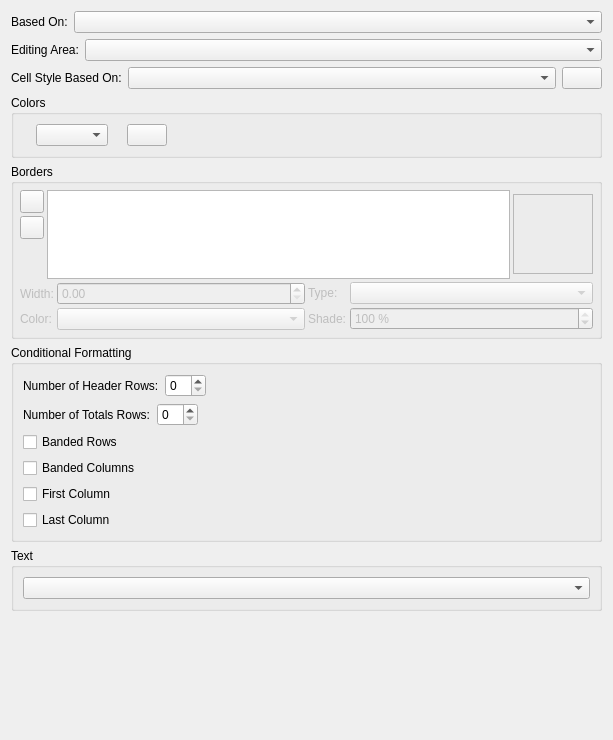
<?xml version="1.0" encoding="UTF-8"?>
<ui version="4.0">
 <class>SMTableStyleWidget</class>
 <widget class="QWidget" name="SMTableStyleWidget">
  <property name="geometry">
   <rect>
    <x>0</x>
    <y>0</y>
    <width>613</width>
    <height>740</height>
   </rect>
  </property>
  <layout class="QVBoxLayout" name="verticalLayout_3">
   <item>
    <layout class="QHBoxLayout" name="horizontalLayout_2">
     <item>
      <widget class="QLabel" name="parentLabel">
       <property name="text">
        <string>Based On:</string>
       </property>
      </widget>
     </item>
     <item>
      <widget class="QComboBox" name="parentCombo">
       <property name="sizePolicy">
        <sizepolicy hsizetype="Expanding" vsizetype="Fixed">
         <horstretch>0</horstretch>
         <verstretch>0</verstretch>
        </sizepolicy>
       </property>
      </widget>
     </item>
    </layout>
   </item>
   <item>
    <layout class="QHBoxLayout" name="horizontalLayout_5">
     <item>
      <widget class="QLabel" name="editingAreaLabel">
       <property name="text">
        <string>Editing Area:</string>
       </property>
      </widget>
     </item>
     <item>
      <widget class="QComboBox" name="conditionalAreaComboBox">
       <property name="sizePolicy">
        <sizepolicy hsizetype="Expanding" vsizetype="Fixed">
         <horstretch>0</horstretch>
         <verstretch>0</verstretch>
        </sizepolicy>
       </property>
      </widget>
     </item>
    </layout>
   </item>
   <item>
    <layout class="QHBoxLayout" name="horizontalLayout_6">
     <item>
      <widget class="QLabel" name="parentLabel_2">
       <property name="text">
        <string>Cell Style Based On:</string>
       </property>
      </widget>
     </item>
     <item>
      <widget class="CellStyleComboBox" name="basedOnComboBox">
       <property name="sizePolicy">
        <sizepolicy hsizetype="Expanding" vsizetype="Fixed">
         <horstretch>0</horstretch>
         <verstretch>0</verstretch>
        </sizepolicy>
       </property>
      </widget>
     </item>
     <item>
      <widget class="QPushButton" name="cellStyleClearButton">
       <property name="text">
        <string/>
       </property>
      </widget>
     </item>
    </layout>
   </item>
   <item>
    <widget class="QGroupBox" name="smColorGroup">
     <property name="title">
      <string>Colors</string>
     </property>
     <layout class="QVBoxLayout" name="verticalLayout">
      <item>
       <layout class="QHBoxLayout" name="horizontalLayout">
        <item>
         <widget class="QLabel" name="fillColorIcon">
          <property name="maximumSize">
           <size>
            <width>22</width>
            <height>22</height>
           </size>
          </property>
          <property name="text">
           <string/>
          </property>
          <property name="buddy">
           <cstring>fillColor</cstring>
          </property>
         </widget>
        </item>
        <item>
         <widget class="SMColorCombo" name="fillColor">
          <property name="toolTip">
           <string>Fill Color</string>
          </property>
         </widget>
        </item>
        <item>
         <widget class="QLabel" name="fillShadeLabel">
          <property name="text">
           <string/>
          </property>
         </widget>
        </item>
        <item>
         <widget class="SMShadeButton" name="fillShade">
          <property name="toolTip">
           <string>Fill Shade</string>
          </property>
          <property name="text">
           <string/>
          </property>
         </widget>
        </item>
        <item>
         <spacer>
          <property name="orientation">
           <enum>Qt::Orientation::Horizontal</enum>
          </property>
          <property name="sizeHint" stdset="0">
           <size>
            <width>40</width>
            <height>20</height>
           </size>
          </property>
         </spacer>
        </item>
       </layout>
      </item>
     </layout>
    </widget>
   </item>
   <item>
    <widget class="QGroupBox" name="bordersLayout">
     <property name="title">
      <string>Borders</string>
     </property>
     <layout class="QVBoxLayout" name="verticalLayout_2">
      <property name="spacing">
       <number>3</number>
      </property>
      <property name="leftMargin">
       <number>6</number>
      </property>
      <property name="topMargin">
       <number>6</number>
      </property>
      <property name="rightMargin">
       <number>6</number>
      </property>
      <property name="bottomMargin">
       <number>6</number>
      </property>
      <item>
       <layout class="QHBoxLayout" name="bordesLayout1">
        <property name="spacing">
         <number>3</number>
        </property>
        <item>
         <layout class="QVBoxLayout" name="bordersLayout1_1">
          <property name="spacing">
           <number>3</number>
          </property>
          <item>
           <widget class="QToolButton" name="addBorderLineButton">
            <property name="enabled">
             <bool>true</bool>
            </property>
            <property name="sizePolicy">
             <sizepolicy hsizetype="Fixed" vsizetype="Fixed">
              <horstretch>0</horstretch>
              <verstretch>0</verstretch>
             </sizepolicy>
            </property>
           </widget>
          </item>
          <item>
           <widget class="QToolButton" name="removeBorderLineButton">
            <property name="enabled">
             <bool>true</bool>
            </property>
            <property name="sizePolicy">
             <sizepolicy hsizetype="Fixed" vsizetype="Fixed">
              <horstretch>0</horstretch>
              <verstretch>0</verstretch>
             </sizepolicy>
            </property>
           </widget>
          </item>
          <item>
           <spacer name="buttonSpacer">
            <property name="orientation">
             <enum>Qt::Orientation::Vertical</enum>
            </property>
            <property name="sizeType">
             <enum>QSizePolicy::Policy::Minimum</enum>
            </property>
            <property name="sizeHint" stdset="0">
             <size>
              <width>20</width>
              <height>40</height>
             </size>
            </property>
           </spacer>
          </item>
         </layout>
        </item>
        <item>
         <widget class="QListWidget" name="borderLineList">
          <property name="enabled">
           <bool>true</bool>
          </property>
          <property name="sizePolicy">
           <sizepolicy hsizetype="Preferred" vsizetype="Minimum">
            <horstretch>0</horstretch>
            <verstretch>0</verstretch>
           </sizepolicy>
          </property>
          <property name="minimumSize">
           <size>
            <width>0</width>
            <height>50</height>
           </size>
          </property>
         </widget>
        </item>
        <item>
         <widget class="TableSideSelector" name="sideSelector">
          <property name="sizePolicy">
           <sizepolicy hsizetype="Fixed" vsizetype="Fixed">
            <horstretch>0</horstretch>
            <verstretch>0</verstretch>
           </sizepolicy>
          </property>
          <property name="minimumSize">
           <size>
            <width>80</width>
            <height>80</height>
           </size>
          </property>
          <property name="frameShape">
           <enum>QFrame::Shape::StyledPanel</enum>
          </property>
          <property name="frameShadow">
           <enum>QFrame::Shadow::Sunken</enum>
          </property>
         </widget>
        </item>
       </layout>
      </item>
      <item>
       <layout class="QHBoxLayout" name="bordersLayout2" stretch="0,0">
        <property name="spacing">
         <number>3</number>
        </property>
        <item>
         <layout class="QFormLayout" name="bordersLayout2_1">
          <property name="fieldGrowthPolicy">
           <enum>QFormLayout::FieldGrowthPolicy::ExpandingFieldsGrow</enum>
          </property>
          <property name="horizontalSpacing">
           <number>3</number>
          </property>
          <property name="verticalSpacing">
           <number>3</number>
          </property>
          <item row="0" column="0">
           <widget class="QLabel" name="borderLineWidthLabel">
            <property name="enabled">
             <bool>false</bool>
            </property>
            <property name="text">
             <string>Width:</string>
            </property>
            <property name="buddy">
             <cstring>borderLineWidth</cstring>
            </property>
           </widget>
          </item>
          <item row="1" column="0">
           <widget class="QLabel" name="borderLineColorLabel">
            <property name="enabled">
             <bool>false</bool>
            </property>
            <property name="text">
             <string>Color:</string>
            </property>
            <property name="buddy">
             <cstring>borderLineColor</cstring>
            </property>
           </widget>
          </item>
          <item row="1" column="1">
           <widget class="ColorCombo" name="borderLineColor">
            <property name="enabled">
             <bool>false</bool>
            </property>
            <property name="sizePolicy">
             <sizepolicy hsizetype="MinimumExpanding" vsizetype="Fixed">
              <horstretch>0</horstretch>
              <verstretch>0</verstretch>
             </sizepolicy>
            </property>
            <property name="minimumSize">
             <size>
              <width>100</width>
              <height>0</height>
             </size>
            </property>
           </widget>
          </item>
          <item row="0" column="1">
           <widget class="ScrSpinBox" name="borderLineWidth">
            <property name="enabled">
             <bool>false</bool>
            </property>
            <property name="sizePolicy">
             <sizepolicy hsizetype="MinimumExpanding" vsizetype="Fixed">
              <horstretch>0</horstretch>
              <verstretch>0</verstretch>
             </sizepolicy>
            </property>
            <property name="minimumSize">
             <size>
              <width>100</width>
              <height>0</height>
             </size>
            </property>
           </widget>
          </item>
         </layout>
        </item>
        <item>
         <layout class="QFormLayout" name="bordersLayout2_2">
          <property name="horizontalSpacing">
           <number>3</number>
          </property>
          <property name="verticalSpacing">
           <number>3</number>
          </property>
          <item row="0" column="0">
           <widget class="QLabel" name="borderLineStyleLabel">
            <property name="enabled">
             <bool>false</bool>
            </property>
            <property name="text">
             <string>Type:</string>
            </property>
            <property name="buddy">
             <cstring>borderLineStyle</cstring>
            </property>
           </widget>
          </item>
          <item row="0" column="1">
           <widget class="LineCombo" name="borderLineStyle">
            <property name="enabled">
             <bool>false</bool>
            </property>
            <property name="sizePolicy">
             <sizepolicy hsizetype="MinimumExpanding" vsizetype="Fixed">
              <horstretch>0</horstretch>
              <verstretch>0</verstretch>
             </sizepolicy>
            </property>
            <property name="minimumSize">
             <size>
              <width>100</width>
              <height>0</height>
             </size>
            </property>
           </widget>
          </item>
          <item row="1" column="0">
           <widget class="QLabel" name="borderLineShadeLabel">
            <property name="enabled">
             <bool>false</bool>
            </property>
            <property name="text">
             <string>Shade:</string>
            </property>
            <property name="buddy">
             <cstring>borderLineShade</cstring>
            </property>
           </widget>
          </item>
          <item row="1" column="1">
           <widget class="ScrSpinBox" name="borderLineShade">
            <property name="enabled">
             <bool>false</bool>
            </property>
            <property name="sizePolicy">
             <sizepolicy hsizetype="MinimumExpanding" vsizetype="Fixed">
              <horstretch>0</horstretch>
              <verstretch>0</verstretch>
             </sizepolicy>
            </property>
            <property name="minimumSize">
             <size>
              <width>100</width>
              <height>0</height>
             </size>
            </property>
            <property name="suffix">
             <string> %</string>
            </property>
            <property name="decimals">
             <number>0</number>
            </property>
            <property name="maximum">
             <double>100.000000000000000</double>
            </property>
            <property name="value">
             <double>100.000000000000000</double>
            </property>
           </widget>
          </item>
         </layout>
        </item>
       </layout>
      </item>
     </layout>
    </widget>
   </item>
   <item>
    <widget class="QGroupBox" name="conditionalFormattingGroupBox">
     <property name="title">
      <string>Conditional Formatting</string>
     </property>
     <layout class="QVBoxLayout" name="verticalLayout_4">
      <item>
       <layout class="QHBoxLayout" name="horizontalLayout_4">
        <item>
         <widget class="QLabel" name="label">
          <property name="text">
           <string>Number of Header Rows:</string>
          </property>
         </widget>
        </item>
        <item>
         <widget class="QSpinBox" name="headerRowsSpinBox">
          <property name="maximum">
           <number>10</number>
          </property>
         </widget>
        </item>
        <item>
         <spacer name="horizontalSpacer">
          <property name="orientation">
           <enum>Qt::Orientation::Horizontal</enum>
          </property>
          <property name="sizeHint" stdset="0">
           <size>
            <width>40</width>
            <height>20</height>
           </size>
          </property>
         </spacer>
        </item>
       </layout>
      </item>
      <item>
       <layout class="QHBoxLayout" name="horizontalLayout_3">
        <item>
         <widget class="QLabel" name="label_2">
          <property name="text">
           <string>Number of Totals Rows:</string>
          </property>
         </widget>
        </item>
        <item>
         <widget class="QSpinBox" name="totalRowsSpinBox">
          <property name="maximum">
           <number>10</number>
          </property>
         </widget>
        </item>
        <item>
         <spacer name="horizontalSpacer_2">
          <property name="orientation">
           <enum>Qt::Orientation::Horizontal</enum>
          </property>
          <property name="sizeHint" stdset="0">
           <size>
            <width>40</width>
            <height>20</height>
           </size>
          </property>
         </spacer>
        </item>
       </layout>
      </item>
      <item>
       <widget class="QCheckBox" name="bandedRowsCheckBox">
        <property name="text">
         <string>Banded Rows</string>
        </property>
       </widget>
      </item>
      <item>
       <widget class="QCheckBox" name="bandedColumnsCheckBox">
        <property name="text">
         <string>Banded Columns</string>
        </property>
       </widget>
      </item>
      <item>
       <widget class="QCheckBox" name="firstColumnCheckBox">
        <property name="text">
         <string>First Column</string>
        </property>
       </widget>
      </item>
      <item>
       <widget class="QCheckBox" name="lastColumnCheckBox">
        <property name="text">
         <string>Last Column</string>
        </property>
       </widget>
      </item>
     </layout>
    </widget>
   </item>
   <item>
    <widget class="QGroupBox" name="groupBox">
     <property name="title">
      <string>Text</string>
     </property>
     <layout class="QVBoxLayout" name="verticalLayout_5">
      <item>
       <widget class="ParaStyleComboBox" name="paragraphStyleComboBox">
        <property name="sizePolicy">
         <sizepolicy hsizetype="MinimumExpanding" vsizetype="Fixed">
          <horstretch>0</horstretch>
          <verstretch>0</verstretch>
         </sizepolicy>
        </property>
        <property name="toolTip">
         <string>Paragraph style of currently selected text or paragraph</string>
        </property>
       </widget>
      </item>
     </layout>
    </widget>
   </item>
   <item>
    <spacer>
     <property name="orientation">
      <enum>Qt::Orientation::Vertical</enum>
     </property>
     <property name="sizeType">
      <enum>QSizePolicy::Policy::MinimumExpanding</enum>
     </property>
     <property name="sizeHint" stdset="0">
      <size>
       <width>20</width>
       <height>0</height>
      </size>
     </property>
    </spacer>
   </item>
  </layout>
 </widget>
 <customwidgets>
  <customwidget>
   <class>ScrSpinBox</class>
   <extends>QDoubleSpinBox</extends>
   <header>ui/scrspinbox.h</header>
  </customwidget>
  <customwidget>
   <class>LineCombo</class>
   <extends>QComboBox</extends>
   <header>ui/linecombo.h</header>
  </customwidget>
  <customwidget>
   <class>TableSideSelector</class>
   <extends>QFrame</extends>
   <header>ui/tablesideselector.h</header>
   <container>1</container>
  </customwidget>
  <customwidget>
   <class>ColorCombo</class>
   <extends>QComboBox</extends>
   <header>ui/colorcombo.h</header>
  </customwidget>
  <customwidget>
   <class>SMColorCombo</class>
   <extends>QComboBox</extends>
   <header>ui/smcolorcombo.h</header>
  </customwidget>
  <customwidget>
   <class>SMShadeButton</class>
   <extends>QPushButton</extends>
   <header>ui/smshadebutton.h</header>
  </customwidget>
  <customwidget>
   <class>ParaStyleComboBox</class>
   <extends>QComboBox</extends>
   <header>ui/stylecombos.h</header>
  </customwidget>
  <customwidget>
   <class>CellStyleComboBox</class>
   <extends>QComboBox</extends>
   <header>ui/stylecombos.h</header>
  </customwidget>
 </customwidgets>
 <resources/>
 <connections/>
</ui>
